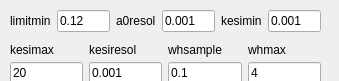
        <widget class="QWidget" name="toolBoxPage_maxshang1">
         <property name="geometry">
          <rect>
           <x>0</x>
           <y>0</y>
           <width>339</width>
           <height>81</height>
          </rect>
         </property>
         <attribute name="label">
          <string>一维最大殇计算</string>
         </attribute>
         <widget class="QWidget" name="layoutWidget_10">
          <property name="geometry">
           <rect>
            <x>10</x>
            <y>10</y>
            <width>311</width>
            <height>74</height>
           </rect>
          </property>
          <layout class="QVBoxLayout" name="verticalLayout_44">
           <property name="spacing">
            <number>6</number>
           </property>
           <item>
            <layout class="QHBoxLayout" name="horizontalLayout_67">
             <item>
              <layout class="QHBoxLayout" name="horizontalLayout_68">
               <item>
                <widget class="QLabel" name="label_107">
                 <property name="font">
                  <font>
                   <pointsize>9</pointsize>
                  </font>
                 </property>
                 <property name="text">
                  <string>limitmin</string>
                 </property>
                </widget>
               </item>
               <item>
                <widget class="QLineEdit" name="lineEdit_maxshang1_limitmin">
                 <property name="text">
                  <string>0.12</string>
                 </property>
                </widget>
               </item>
              </layout>
             </item>
             <item>
              <layout class="QHBoxLayout" name="horizontalLayout_69">
               <item>
                <widget class="QLabel" name="label_108">
                 <property name="font">
                  <font>
                   <pointsize>9</pointsize>
                  </font>
                 </property>
                 <property name="text">
                  <string>a0resol</string>
                 </property>
                </widget>
               </item>
               <item>
                <widget class="QLineEdit" name="lineEdit_maxshang1_a0resol">
                 <property name="text">
                  <string>0.001</string>
                 </property>
                </widget>
               </item>
              </layout>
             </item>
             <item>
              <layout class="QHBoxLayout" name="horizontalLayout_70">
               <item>
                <widget class="QLabel" name="label_109">
                 <property name="font">
                  <font>
                   <pointsize>9</pointsize>
                  </font>
                 </property>
                 <property name="text">
                  <string>kesimin</string>
                 </property>
                </widget>
               </item>
               <item>
                <widget class="QLineEdit" name="lineEdit_maxshang1_estkesimin">
                 <property name="text">
                  <string>0.001</string>
                 </property>
                </widget>
               </item>
              </layout>
             </item>
            </layout>
           </item>
           <item>
            <layout class="QHBoxLayout" name="horizontalLayout_71">
             <item>
              <layout class="QVBoxLayout" name="verticalLayout_45">
               <property name="spacing">
                <number>0</number>
               </property>
               <item>
                <widget class="QLabel" name="label_110">
                 <property name="font">
                  <font>
                   <pointsize>9</pointsize>
                  </font>
                 </property>
                 <property name="text">
                  <string>kesimax</string>
                 </property>
                </widget>
               </item>
               <item>
                <widget class="QLineEdit" name="lineEdit_maxshang1_kesimax">
                 <property name="text">
                  <string>20</string>
                 </property>
                </widget>
               </item>
              </layout>
             </item>
             <item>
              <layout class="QVBoxLayout" name="verticalLayout_46">
               <property name="spacing">
                <number>0</number>
               </property>
               <item>
                <widget class="QLabel" name="label_111">
                 <property name="font">
                  <font>
                   <pointsize>9</pointsize>
                  </font>
                 </property>
                 <property name="text">
                  <string>kesiresol</string>
                 </property>
                </widget>
               </item>
               <item>
                <widget class="QLineEdit" name="lineEdit_maxshang1_kesiresol">
                 <property name="text">
                  <string>0.001</string>
                 </property>
                </widget>
               </item>
              </layout>
             </item>
             <item>
              <layout class="QVBoxLayout" name="verticalLayout_47">
               <property name="spacing">
                <number>0</number>
               </property>
               <item>
                <widget class="QLabel" name="label_112">
                 <property name="font">
                  <font>
                   <pointsize>9</pointsize>
                  </font>
                 </property>
                 <property name="text">
                  <string>whsample</string>
                 </property>
                </widget>
               </item>
               <item>
                <widget class="QLineEdit" name="lineEdit_maxshang1_whsample">
                 <property name="text">
                  <string>0.1</string>
                 </property>
                </widget>
               </item>
              </layout>
             </item>
             <item>
              <layout class="QVBoxLayout" name="verticalLayout_48">
               <property name="spacing">
                <number>0</number>
               </property>
               <item>
                <widget class="QLabel" name="label_113">
                 <property name="font">
                  <font>
                   <pointsize>9</pointsize>
                  </font>
                 </property>
                 <property name="text">
                  <string>whmax</string>
                 </property>
                </widget>
               </item>
               <item>
                <widget class="QLineEdit" name="lineEdit_maxshang1_whmax">
                 <property name="text">
                  <string>4</string>
                 </property>
                </widget>
               </item>
              </layout>
             </item>
            </layout>
           </item>
          </layout>
         </widget>
        </widget>
